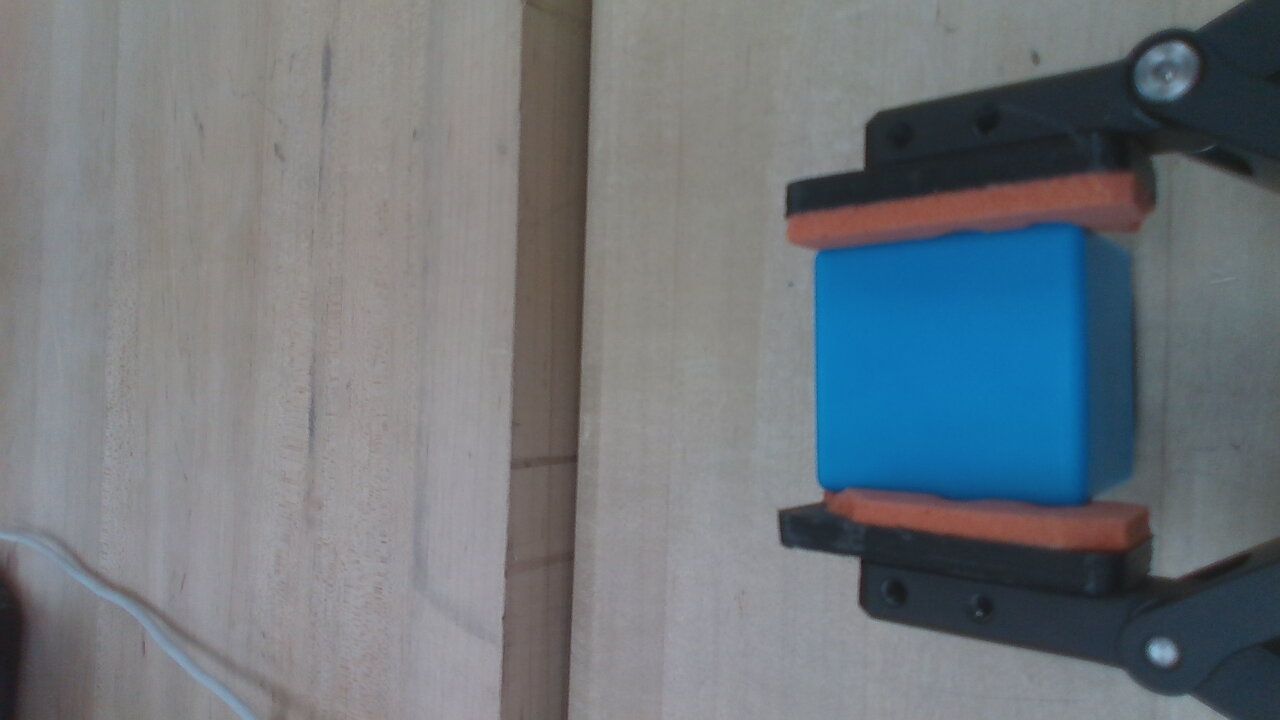
#> input picture data/block_grips/blue-low.jpg, 1280 x 720 px, given in place of image.jpg, which was not available
$ python mark_trapezoids.py ../block_grips/blue-low.jpg
#> lines starting #> are read from the running program, lines starting #| are printed output that depends on the picture; pictures that were not available may be replaced by others from this repository, and a replacement may not be noted
"""Interactive tool to mark trapezoid ROIs on a grip depth image.

Click 4 corners for each region (top-left, top-right, bottom-right, bottom-left).
Regions to mark in order:
  1. Top finger
  2. Block
  3. Bottom finger

Press 'r' to reset the current region.
Press 'q' to quit early.

Prints normalized (fractional) coordinates at the end.
"""
import sys
import cv2
import numpy as np
from pathlib import Path

# Pick first available folder by default, or pass folder name as arg
data_dir = Path(__file__).parent
if len(sys.argv) > 1:
    folder = data_dir / sys.argv[1]
else:
    folders = sorted([f for f in data_dir.iterdir() if (f / 'depth.png').exists()])
    folder = folders[0]

depth_path = folder / 'depth.png'
color_path = folder / 'image.jpg'

print(f'depth: {depth_path}')

# Load both, use color as base for clicking
color_img = cv2.imread(str(color_path))
#> color_img is the input picture: shape (720, 1280, 3); mean B, G, R 124.5, 118.4, 111.4
depth_img = cv2.imread(str(depth_path), cv2.IMREAD_GRAYSCALE)
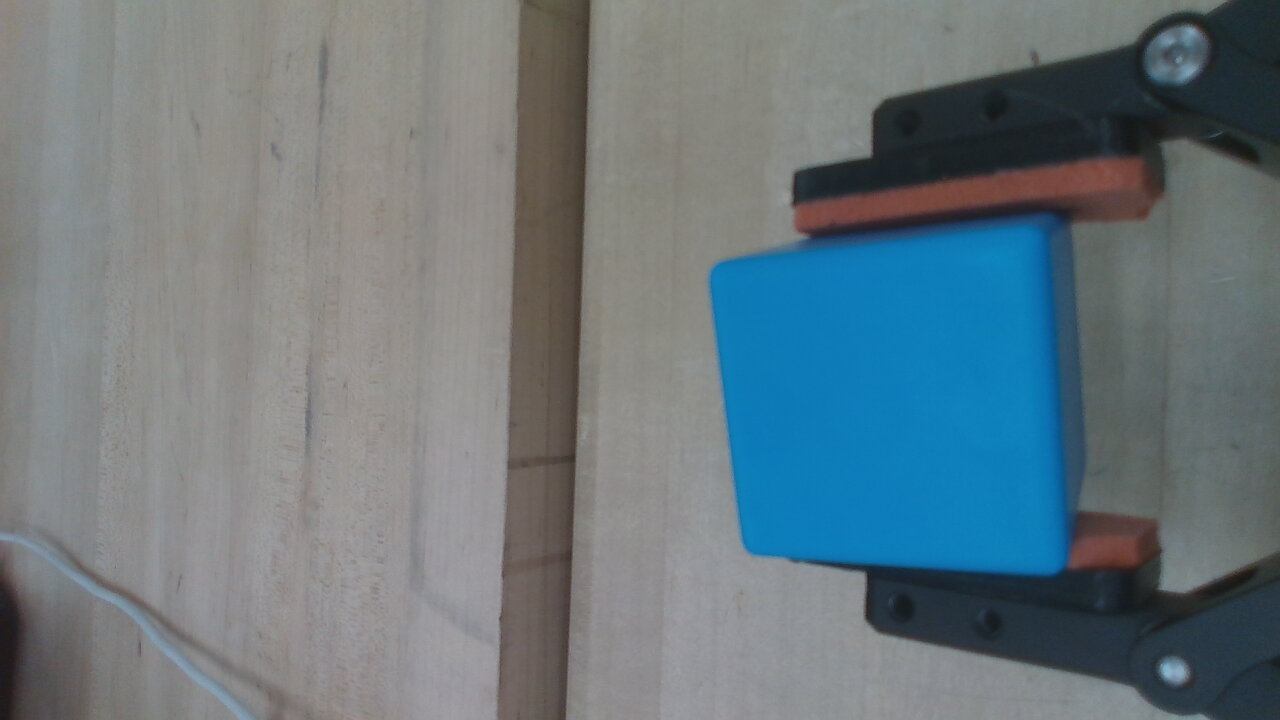
#> input picture data/block_grips/blue-partial_high.jpg, 1280 x 720 px, given in place of depth.png, which was not available
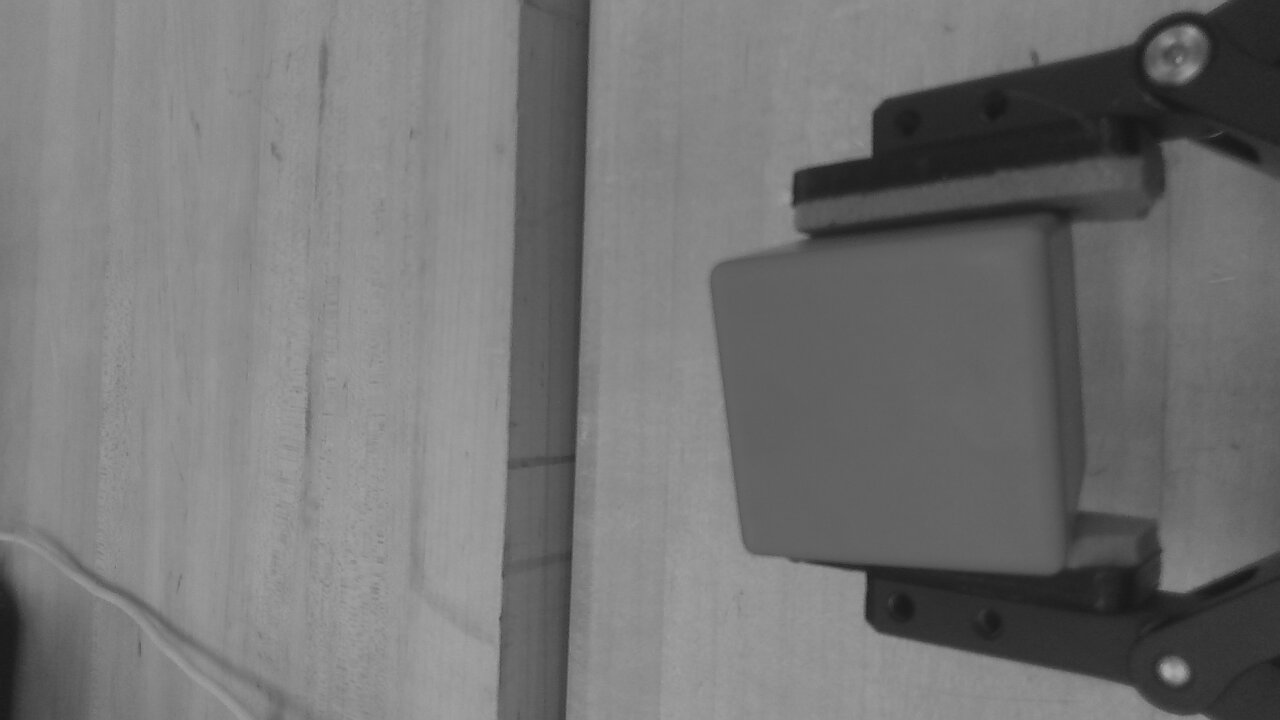
#> depth_img: shape (720, 1280); min 21, max 172, mean 116.4
depth_rgb = cv2.cvtColor(depth_img, cv2.COLOR_GRAY2BGR)

h, w = color_img.shape[:2]
#> h = 720; w = 1280
#| Image: blue-low.jpg (1280x720)

REGION_NAMES = ['Top Finger', 'Block', 'Bottom Finger']
REGION_COLORS = [(255, 100, 0), (0, 255, 0), (255, 100, 0)]  # BGR
regions = {}  # name -> list of 4 (x,y) points

current_points = []
current_region_idx = 0


def draw_overlay(base_img):
    """Draw all completed regions and current points on the image."""
    img = base_img.copy()

    # Draw completed regions
    for name, pts in regions.items():
        idx = REGION_NAMES.index(name)
        color = REGION_COLORS[idx]
        poly = np.array(pts, dtype=np.int32)
        overlay = img.copy()
        cv2.fillPoly(overlay, [poly], color)
        cv2.addWeighted(overlay, 0.3, img, 0.7, 0, img)
        cv2.polylines(img, [poly], True, color, 2)
        # Label
        cx = int(np.mean([p[0] for p in pts]))
        cy = int(np.mean([p[1] for p in pts]))
        cv2.putText(img, name, (cx - 40, cy), cv2.FONT_HERSHEY_SIMPLEX, 0.5, color, 2)

    # Draw current points
    for i, pt in enumerate(current_points):
        cv2.circle(img, pt, 5, (0, 0, 255), -1)
        cv2.putText(img, str(i+1), (pt[0]+8, pt[1]-8), cv2.FONT_HERSHEY_SIMPLEX, 0.4, (0, 0, 255), 1)
        if i > 0:
            cv2.line(img, current_points[i-1], pt, (0, 0, 255), 1)

    # Instructions
    if current_region_idx < len(REGION_NAMES):
        txt = f"Mark: {REGION_NAMES[current_region_idx]} ({len(current_points)}/4 corners) | 'r'=reset 'q'=quit"
    else:
        txt = "All done! Press any key to finish."
    cv2.putText(img, txt, (10, h - 10), cv2.FONT_HERSHEY_SIMPLEX, 0.5, (255, 255, 255), 2)

    return img


def on_mouse(event, x, y, flags, param):
    global current_points, current_region_idx

    if event == cv2.EVENT_LBUTTONDOWN:
        if current_region_idx >= len(REGION_NAMES):
            return
        current_points.append((x, y))

        if len(current_points) == 4:
            regions[REGION_NAMES[current_region_idx]] = list(current_points)
            print(f"  {REGION_NAMES[current_region_idx]}: {current_points}")
            current_points = []
            current_region_idx += 1

        # Redraw on both windows
        cv2.imshow('Color', draw_overlay(color_img))
        cv2.imshow('Depth', draw_overlay(depth_rgb))


print(f"Image: {folder.name} ({w}x{h})")
print(f"Click 4 corners (TL, TR, BR, BL) for each region.")
print()

cv2.namedWindow('Color')
cv2.namedWindow('Depth')
cv2.setMouseCallback('Color', on_mouse)
cv2.setMouseCallback('Depth', on_mouse)

cv2.imshow('Color', draw_overlay(color_img))
cv2.imshow('Depth', draw_overlay(depth_rgb))
#> in draw_overlay (call 2), `cv2.putText(img, txt, (10, h - 10), cv2.FONT_HERSHEY_SIMPLEX, 0.5, (25..`:
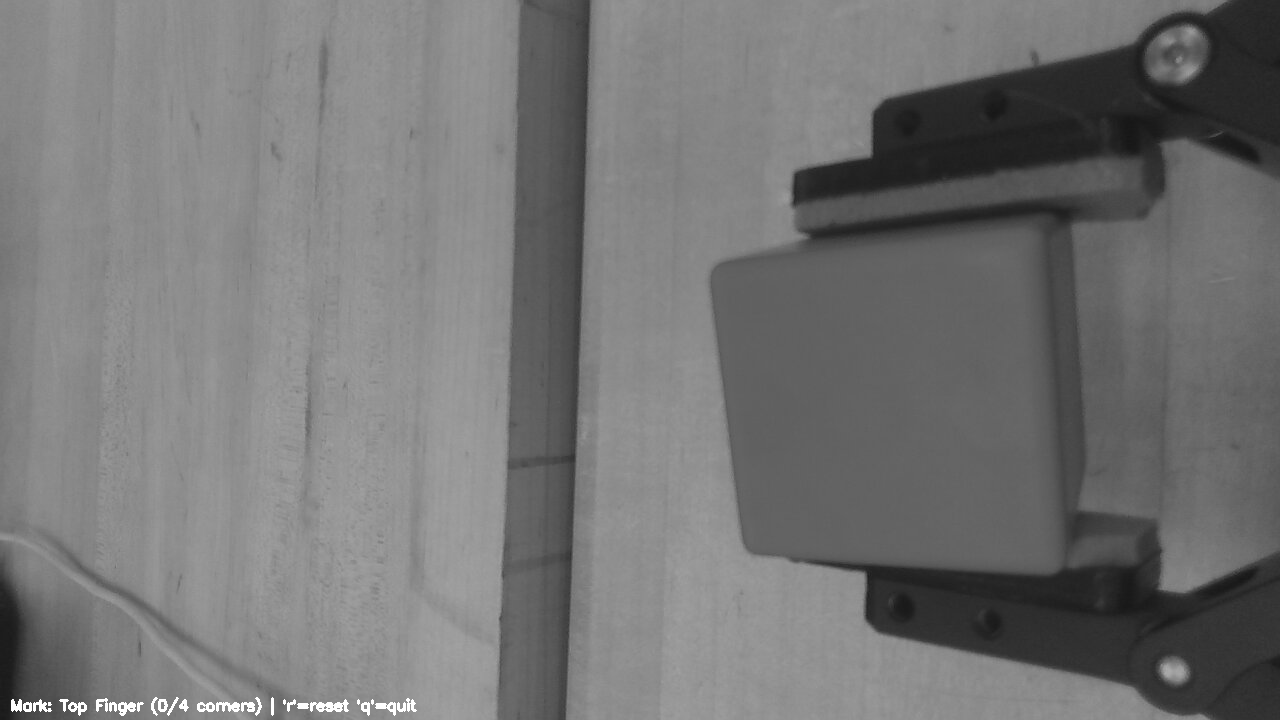
#> img: shape (720, 1280, 3); min 21, max 255, mean 116.8

while True:
    key = cv2.waitKey(50) & 0xFF
#> (key q is pressed here)
    if key == ord('q'):
        break
    if key == ord('r'):
        current_points = []
        cv2.imshow('Color', draw_overlay(color_img))
        cv2.imshow('Depth', draw_overlay(depth_rgb))
    if current_region_idx >= len(REGION_NAMES) and len(current_points) == 0:
        # All regions marked, wait for final keypress
        cv2.imshow('Color', draw_overlay(color_img))
        cv2.imshow('Depth', draw_overlay(depth_rgb))
        cv2.waitKey(0)
        break

cv2.destroyAllWindows()

# Print results
print("\n=== Results (pixel coordinates) ===")
for name, pts in regions.items():
    print(f"{name}: {pts}")

print("\n=== Results (normalized 0-1) ===")
for name, pts in regions.items():
    norm = [(round(x/w, 3), round(y/h, 3)) for x, y in pts]
    print(f"{name}: {norm}")

print("\n=== Config-ready (paste into config.py) ===")
if len(regions) == 3:
    all_pts = []
    for name in REGION_NAMES:
        all_pts.extend(regions[name])
    xs = [p[0]/w for p in all_pts]
    ys = [p[1]/h for p in all_pts]
    print(f"# Trapezoid ROI corners (normalized)")
    for name in REGION_NAMES:
        pts = regions[name]
        norm = [(round(x/w, 3), round(y/h, 3)) for x, y in pts]
        label = name.upper().replace(' ', '_')
        print(f"GRIP_{label}_TRAP = {norm}  # TL, TR, BR, BL")
